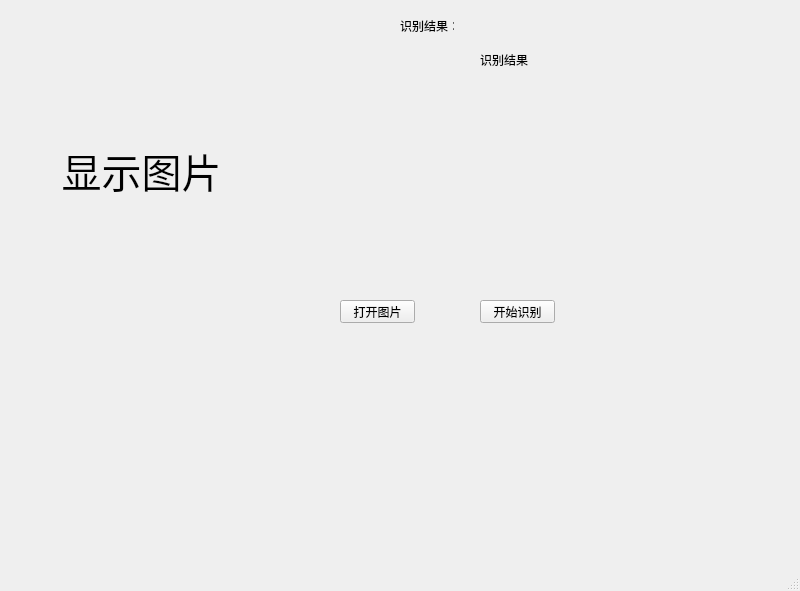
<?xml version="1.0" encoding="UTF-8"?>
<ui version="4.0">
 <class>MainWindow</class>
 <widget class="QMainWindow" name="MainWindow">
  <property name="geometry">
   <rect>
    <x>0</x>
    <y>0</y>
    <width>800</width>
    <height>591</height>
   </rect>
  </property>
  <property name="windowTitle">
   <string>MainWindow</string>
  </property>
  <widget class="QWidget" name="centralwidget">
   <widget class="QPushButton" name="pushButton">
    <property name="geometry">
     <rect>
      <x>340</x>
      <y>300</y>
      <width>75</width>
      <height>23</height>
     </rect>
    </property>
    <property name="text">
     <string>打开图片</string>
    </property>
   </widget>
   <widget class="QPushButton" name="pushButton_2">
    <property name="geometry">
     <rect>
      <x>480</x>
      <y>300</y>
      <width>75</width>
      <height>23</height>
     </rect>
    </property>
    <property name="text">
     <string>开始识别</string>
    </property>
   </widget>
   <widget class="QLabel" name="label">
    <property name="geometry">
     <rect>
      <x>400</x>
      <y>20</y>
      <width>54</width>
      <height>12</height>
     </rect>
    </property>
    <property name="text">
     <string>识别结果：</string>
    </property>
   </widget>
   <widget class="QLabel" name="label_2">
    <property name="geometry">
     <rect>
      <x>20</x>
      <y>20</y>
      <width>300</width>
      <height>300</height>
     </rect>
    </property>
    <property name="font">
     <font>
      <family>微软雅黑</family>
      <pointsize>30</pointsize>
     </font>
    </property>
    <property name="text">
     <string>    显示图片</string>
    </property>
   </widget>
   <widget class="QLabel" name="label_3">
    <property name="geometry">
     <rect>
      <x>480</x>
      <y>20</y>
      <width>80</width>
      <height>80</height>
     </rect>
    </property>
    <property name="text">
     <string>识别结果</string>
    </property>
   </widget>
  </widget>
  <widget class="QMenuBar" name="menubar">
   <property name="geometry">
    <rect>
     <x>0</x>
     <y>0</y>
     <width>800</width>
     <height>23</height>
    </rect>
   </property>
  </widget>
  <widget class="QStatusBar" name="statusbar"/>
 </widget>
 <resources/>
 <connections/>
</ui>
